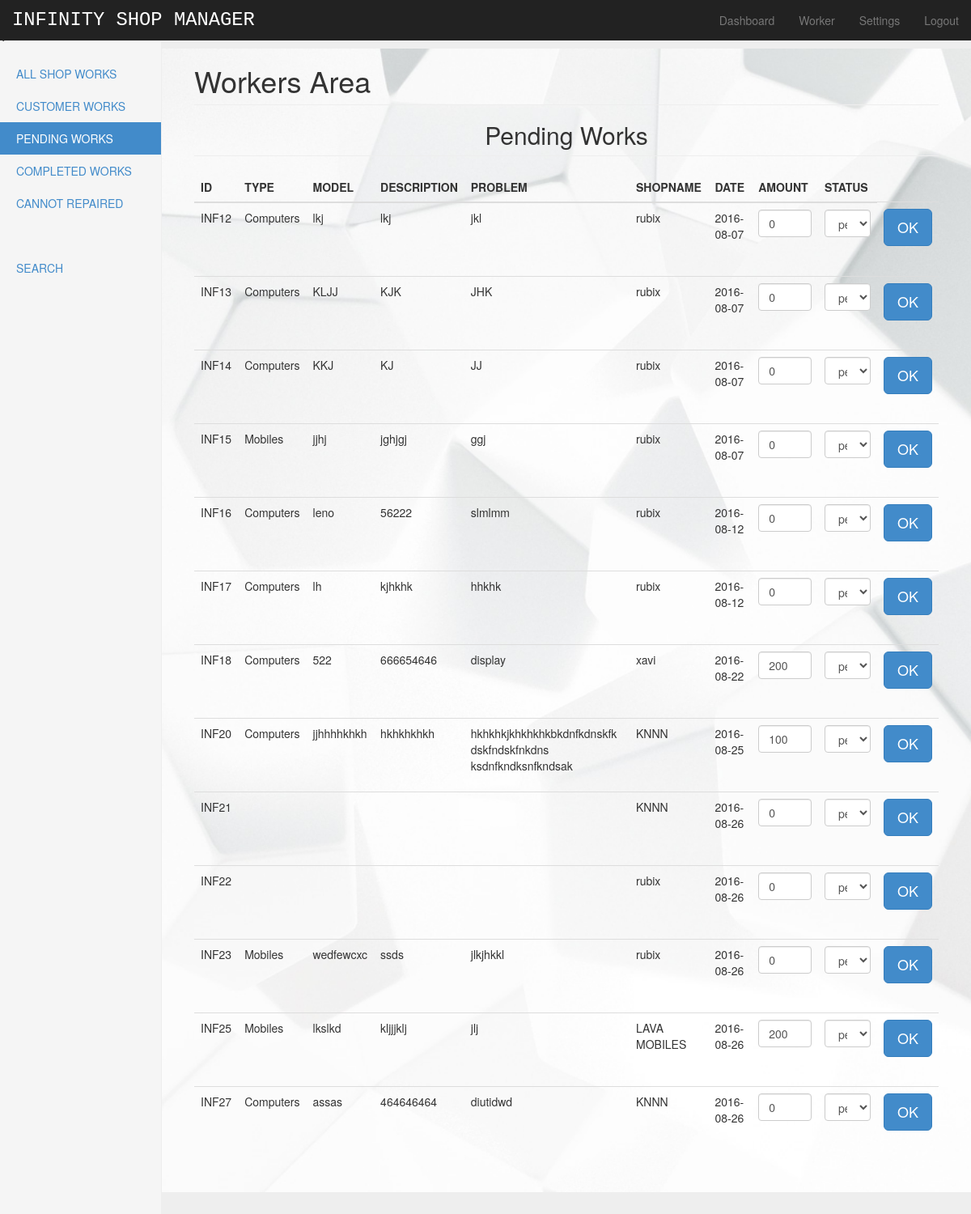
/php/pending.php, run on the app's committed database.
### tables this page shows
CREATE TABLE IF NOT EXISTS `works` (
  `id` int(60) NOT NULL AUTO_INCREMENT,
  `type` varchar(60) NOT NULL,
  `model` varchar(60) NOT NULL,
  `description` varchar(60) NOT NULL,
  `problem` varchar(60) NOT NULL,
  `shop_id` int(60) NOT NULL,
  `date` date NOT NULL,
  `amount` int(60) NOT NULL,
  `status` varchar(40) NOT NULL,
  PRIMARY KEY (`id`)
);

CREATE TABLE IF NOT EXISTS `shops` (
  `id` int(50) NOT NULL AUTO_INCREMENT,
  `name` varchar(50) NOT NULL,
  `place` varchar(50) NOT NULL,
  `contact` varchar(20) NOT NULL,
  `balance` int(60) NOT NULL,
  `works_pending` int(20) NOT NULL,
  `total_works_given` int(20) NOT NULL,
  `total_money_given` int(100) NOT NULL,
  PRIMARY KEY (`id`)
);

### php/pending.php (the view, shortened to what this page needs)
<!DOCTYPE html>
<html lang="en">
  <head>
    <link href="css/bootstrap.min.css" rel="stylesheet">
    <link href="css/dashboard.css" rel="stylesheet">
  </head>
  <script src="m/dist/sweetalert.min.js"></script> <link rel="stylesheet" type="text/css" href="m/dist/sweetalert.css">
<body >
    <div class="navbar navbar-inverse navbar-fixed-top" role="navigation">
      <div class="container-fluid">
        <div class="navbar-header">
          <a class="navbar-brand" href="#">INFINITY SHOP MANAGER</a>
        </div>
        <div class="navbar-collapse collapse">
          <ul class="nav navbar-nav navbar-right">
            <li><a class= "active" href="home.php">Dashboard</a></li>
            <li><a href="worker.php">Worker</a></li>
            <li><a href="settings.php">Settings</a></li>
            <li><a href="logout.php">Logout</a></li>
          </ul>
        </div>
      </div>
    </div>
   < <div class="container-fluid">
      <div class="row">
        <div  class="col-sm-3 col-md-2 sidebar" >
          <ul class="nav nav-sidebar">
             <li ><a href="worker.php">ALL SHOP WORKS</a></li>
            <li ><a href="d_works.php">CUSTOMER WORKS</a></li>
            <li class="active"><a href="pending.php">PENDING WORKS</a></li>
            <li><a href="completed.php">COMPLETED WORKS</a></li>
            <li><a href="cannot.php">CANNOT REPAIRED</a></li>
            <br><br>
             <li><a href="search.php">SEARCH</a></li>
          </ul>
        </div>
        <div class="col-sm-9 col-sm-offset-3 col-md-10 col-md-offset-2 main" style="background-image:url('images/1.jpg') ;background-repeat: no-repeat; background-position: center;background-size: cover;">
          <h1 class="page-header">Workers Area</h1>
          <center><h2 class="page-header">Pending Works</h1></center>
          <?Php
		            $con=mysqli_connect("localhost","infinity","949510","infinity");
					$q="SELECT * FROM `shops` join `works` on `shops`.id=`works`.shop_id where `works`.status='pending';";
					$res=mysqli_query($con,$q);
					echo "
          <div class='table-responsive'>
            <table class='table table-striped'>
              <thead>
                <tr>
                  <th>ID</th>
                  <th>TYPE</th>
                  <th>MODEL</th>
                  <th>DESCRIPTION</th>
                  <th>PROBLEM</th>
				  <th>SHOPNAME</th>
				 <th>DATE</th>
				  <th>AMOUNT</th>
				   <th>STATUS</th>
                </tr>
              </thead>
              <tbody>";
					while($row=mysqli_fetch_array($res))
					{
						$id=$row['id'];
						$name=$row['name'];
						$type=$row['type'];
						$model=$row['model'];
						$des=$row['description'];
						$pblm=$row['problem'];
						$dte=$row['date'];
						$amnt=$row['amount'];
						$status=$row['status'];
						echo " <form class='form-signin' role='form' action='work_submit.php' method='post'><tr>
                  <td>INF$id</td>
				  <td>$type</td>
                  <td>$model</td>
                  <td>$des</td>
				  <td>$pblm</td>
                <td>  $name</td>
				<td>$dte</td>
                  <td>
        <input type='text' class='form-control' placeholder='$amnt' name='amount' value='$amnt' ><br>
         <input type='hidden' name=id value='$id' ><br>
</td>
                  <td>    <select class='form-control' class='form-control' name='status' required > <option >$status
    </option  >";
	  echo "
	</select>
</td>       <td>
         <button class='btn btn-lg btn-primary btn-block' type='submit'>OK</button>
</form>
</td>
                </tr>";
					}
?>
              </tbody>
            </table>
</div>
  </body>
</html>

### php/css/dashboard.css (style rules this page uses)
body { padding-top: 50px; }
.navbar-fixed-top { border: 0; }
.navbar-brand { font-family: monospace; font-size: 170%; color: white; }
.sidebar { display: none; }
@media (min-width: 768px) { .sidebar { position: fixed; top: 51px; bottom: 0; left: 0; z-index: 1000; display: block; padding: 20px; overflow-x: hidden; overflow-y: auto; background-color: #f5f5f5; border-right: 1px solid #eee; } }
.nav-sidebar { margin-right: -21px; margin-bottom: 20px; margin-left: -20px; }
.nav-sidebar > li > a { padding-right: 20px; padding-left: 20px; }
.nav-sidebar > .active > a, .nav-sidebar > .active > a:hover, .nav-sidebar > .active > a:focus { color: #fff; background-color: #428bca; }
.main { padding: 20px; }
@media (min-width: 768px) { .main { padding-right: 40px; padding-left: 40px; } }
.main .page-header { margin-top: 0; }
body { padding-top: 40px; padding-bottom: 40px; background-color: #eee; }
.form-signin { max-width: 730px; padding: 15px; margin: 0 auto; }

### data on the page
works: id "12", type "Computers", model "lkj", description "lkj", problem "jkl", shop.name "rubix", date "2016-08-07", amount "0", status "pending"
works: id "13", type "Computers", model "KLJJ", description "KJK", problem "JHK", shop.name "rubix", date "2016-08-07", amount "0", status "pending"
works: id "14", type "Computers", model "KKJ", description "KJ", problem "JJ", shop.name "rubix", date "2016-08-07", amount "0", status "pending"
works: id "15", type "Mobiles", model "jjhj", description "jghjgj", problem "ggj", shop.name "rubix", date "2016-08-07", amount "0", status "pending"
works: id "16", type "Computers", model "leno", description "56222", problem "slmlmm", shop.name "rubix", date "2016-08-12", amount "0", status "pending"
works: id "17", type "Computers", model "lh", description "kjhkhk", problem "hhkhk", shop.name "rubix", date "2016-08-12", amount "0", status "pending"
works: id "18", type "Computers", model "522", description "666654646", problem "display", shop.name "xavi", date "2016-08-22", amount "200", status "pending"
works: id "20", type "Computers", model "jjhhhhkhkh", description "hkhkhkhkh", problem "hkhkhkjkhkhkhkbkdnfkdnskfk dskfndskfnkdns ksdnfkndksnfkndsak", shop.name "KNNN", date "2016-08-25", amount "100", status "pending"
works: id "21", shop.name "KNNN", date "2016-08-26", amount "0", status "pending"
works: id "22", shop.name "rubix", date "2016-08-26", amount "0", status "pending"
works: id "23", type "Mobiles", model "wedfewcxc", description "ssds", problem "jlkjhkkl", shop.name "rubix", date "2016-08-26", amount "0", status "pending"
works: id "25", type "Mobiles", model "lkslkd", description "kljjjklj", problem "jlj", shop.name "LAVA MOBILES", date "2016-08-26", amount "200", status "pending"
works: id "27", type "Computers", model "assas", description "464646464", problem "diutidwd", shop.name "KNNN", date "2016-08-26", amount "0", status "pending"
